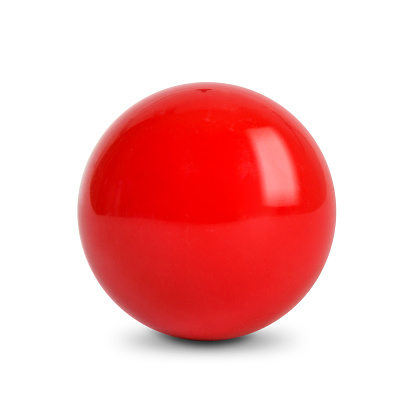
#> input picture pelota.jpg, 416 x 416 px
$ python 'Colores marron,celeste,rojo.py'
#> lines starting #> are read from the running program, lines starting #| are printed output that depends on the picture; after the words box and inside, x2 and y2 are one past the last pixel; in counts of white or black regions, pixels touching at a corner belong together
import cv2
import numpy as np

img = cv2.imread("pelota.jpg")
#> img is the input picture: shape (416, 416, 3); mean B, G, R 187, 187.3, 246.1
img2 = cv2.imread("peluche.jpg")
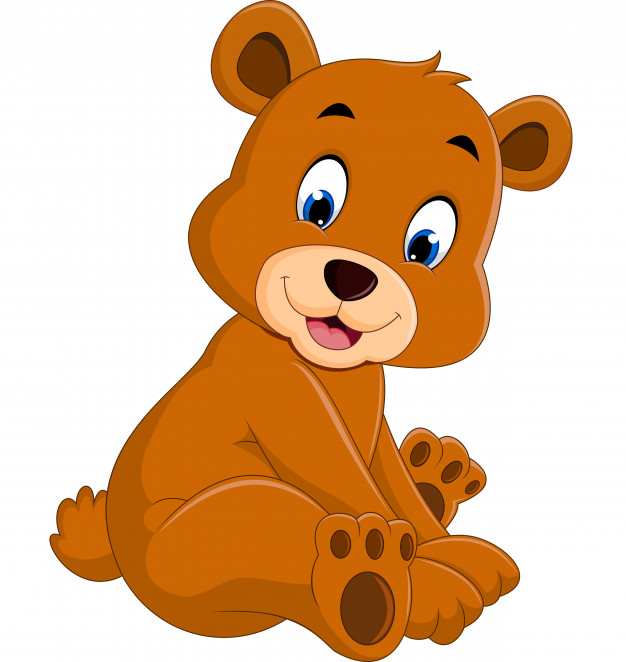
#> input picture peluche.jpg, 626 x 662 px
#> img2 is the input picture: shape (662, 626, 3); mean B, G, R 148.7, 186.2, 225.6
img3 = cv2.imread("plato.jpg")
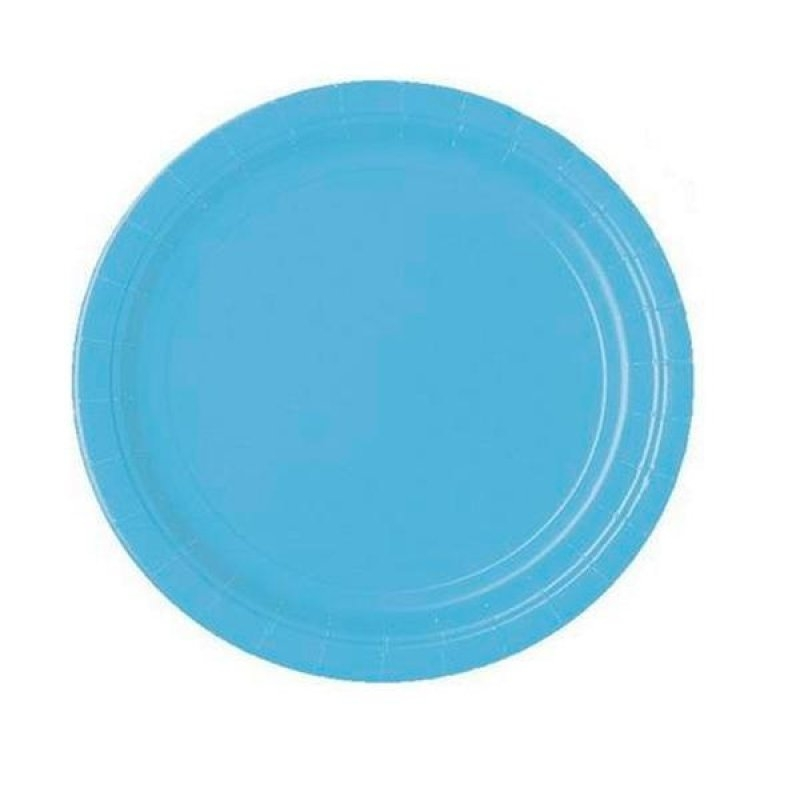
#> input picture plato.jpg, 800 x 800 px
#> img3 is the input picture: shape (800, 800, 3); mean B, G, R 237.8, 220.7, 176.9

hsv=cv2.cvtColor(img, cv2.COLOR_BGR2HSV)
#> hsv: shape (416, 416, 3); mean H, S, V 5.9, 65.5, 246.1
hsv2=cv2.cvtColor(img2, cv2.COLOR_BGR2HSV)
#> hsv2: shape (662, 626, 3); mean H, S, V 9.5, 104.6, 226
hsv3=cv2.cvtColor(img3, cv2.COLOR_BGR2HSV)
#> hsv3: shape (800, 800, 3); mean H, S, V 49.2, 71.4, 237.9

rojo_bajo = np.array([0,100,20])
rojo_alto = np.array([179,255,255])

marron_bajo = np.array([0,20,5])
marron_alto = np.array([71,209,127])

celeste_bajo = np.array([46,14,41])
celeste_alto = np.array([241,209,237])

mask = cv2.inRange(hsv,rojo_bajo,rojo_alto)
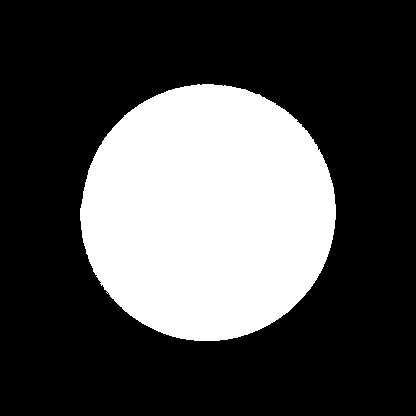
#> mask: shape (416, 416); 29.7% white; 1 white region, box (x1, y1, x2, y2) and area: (80, 84, 336, 341) 51452
mask2 = cv2.inRange(hsv2,marron_bajo,marron_alto)
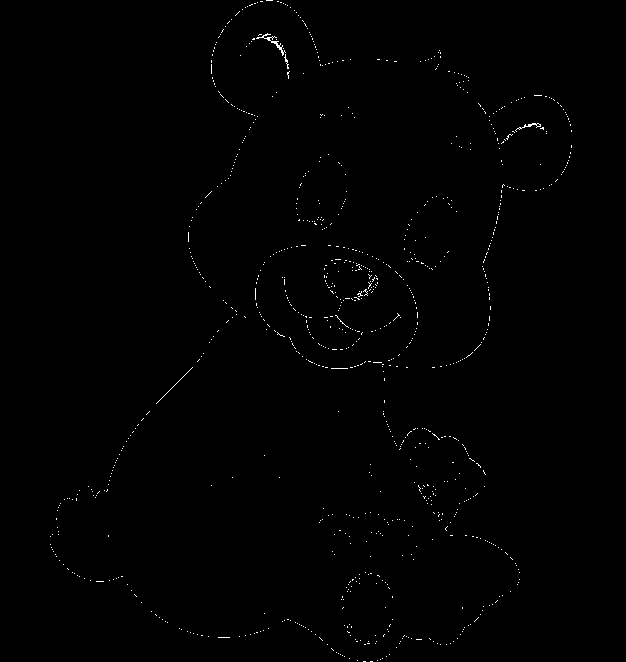
#> mask2: shape (662, 626); 0.45% white in thin lines or dots, all inside (x1, y1, x2, y2) = (50, 0, 572, 662)
mask3 = cv2.inRange(hsv3,celeste_bajo,celeste_alto)
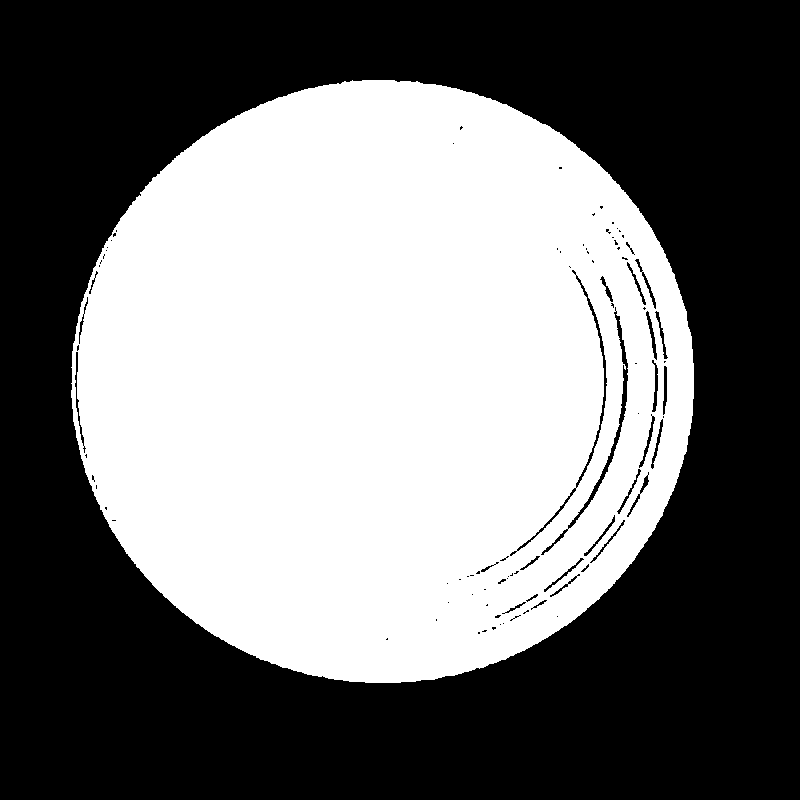
#> mask3: shape (800, 800); 45.4% white; 1 white region, box (x1, y1, x2, y2) and area: (71, 80, 694, 683) 290430

cv2.imshow('Foto/Original/1',img)
cv2.imshow('Rojo extraido.',mask)

cv2.imshow('Foto/Original/2',img2)
cv2.imshow('Marron extraido.',mask2)

cv2.imshow('Foto/Original/3',img3)
cv2.imshow('Celeste extraido.',mask3)

print("oprime cualquier tecla para cerrar las ventanas")
cv2.waitKey(0)
cv2.destroyAllWindows()
